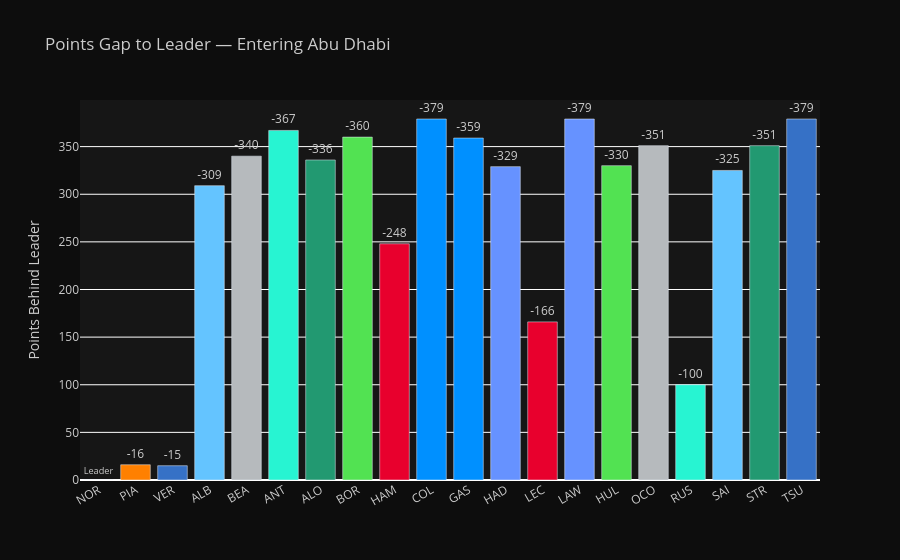

Write notebook code for a chart like this one.
### Code cell
# Gap to leader -> how many points each driver needs to overhaul
leader_pts = sim_df.iloc[0]['Points']
sim_df['Gap to Leader'] = sim_df['Points'].apply(lambda p: 0 if p == leader_pts else leader_pts - p)

fig = go.Figure(go.Bar(
    x=sim_df['Driver'],
    y=sim_df['Gap to Leader'],
    marker_color=[sim_df['Team'].map(TEAM_COLORS).fillna('#888').iloc[i] for i in range(len(sim_df))],
    text=sim_df['Gap to Leader'].apply(lambda g: f'-{g:.0f}' if g > 0 else 'Leader'),
    textposition='outside',
))
fig.update_layout(
    title='Points Gap to Leader -> Entering Abu Dhabi',
    yaxis_title='Points Behind Leader',
    paper_bgcolor='#0d0d0d',
    plot_bgcolor='#161616',
    font_color='#cccccc',
    xaxis_tickangle=-30,
    showlegend=False,
)
fig.show()

### Figure 1 — Plotly figure (JSON) as saved in the notebook; plotly's stock layout.template omitted (floating-point values rounded to 4 significant figures)
{"data": [{"marker": {"color": ["#FF8000", "#FF8000", "#3671C6", "#64C4FF", "#B6BABD", "#27F4D2", "#229971", "#52E252", "#E8002D", "#0090FF", "#0090FF", "#6692FF", "#E8002D", "#6692FF", "#52E252", "#B6BABD", "#27F4D2", "#64C4FF", "#229971", "#3671C6"]}, "text": ["Leader", "-16", "-15", "-309", "-340", "-367", "-336", "-360", "-248", "-379", "-359", "-329", "-166", "-379", "-330", "-351", "-100", "-325", "-351", "-379"], "textposition": "outside", "type": "bar", "x": ["NOR", "PIA", "VER", "ALB", "BEA", "ANT", "ALO", "BOR", "HAM", "COL", "GAS", "HAD", "LEC", "LAW", "HUL", "OCO", "RUS", "SAI", "STR", "TSU"], "y": [0.0, 16.0, 15.0, 309.0, 340.0, 367.0, 336.0, 360.0, 248.0, 379.0, 359.0, 329.0, 166.0, 379.0, 330.0, 351.0, 100.0, 325.0, 351.0, 379.0]}], "layout": {"font": {"color": "#cccccc"}, "paper_bgcolor": "#0d0d0d", "plot_bgcolor": "#161616", "showlegend": false, "title": {"text": "Points Gap to Leader — Entering Abu Dhabi"}, "xaxis": {"tickangle": -30}, "yaxis": {"title": {"text": "Points Behind Leader"}}}}
